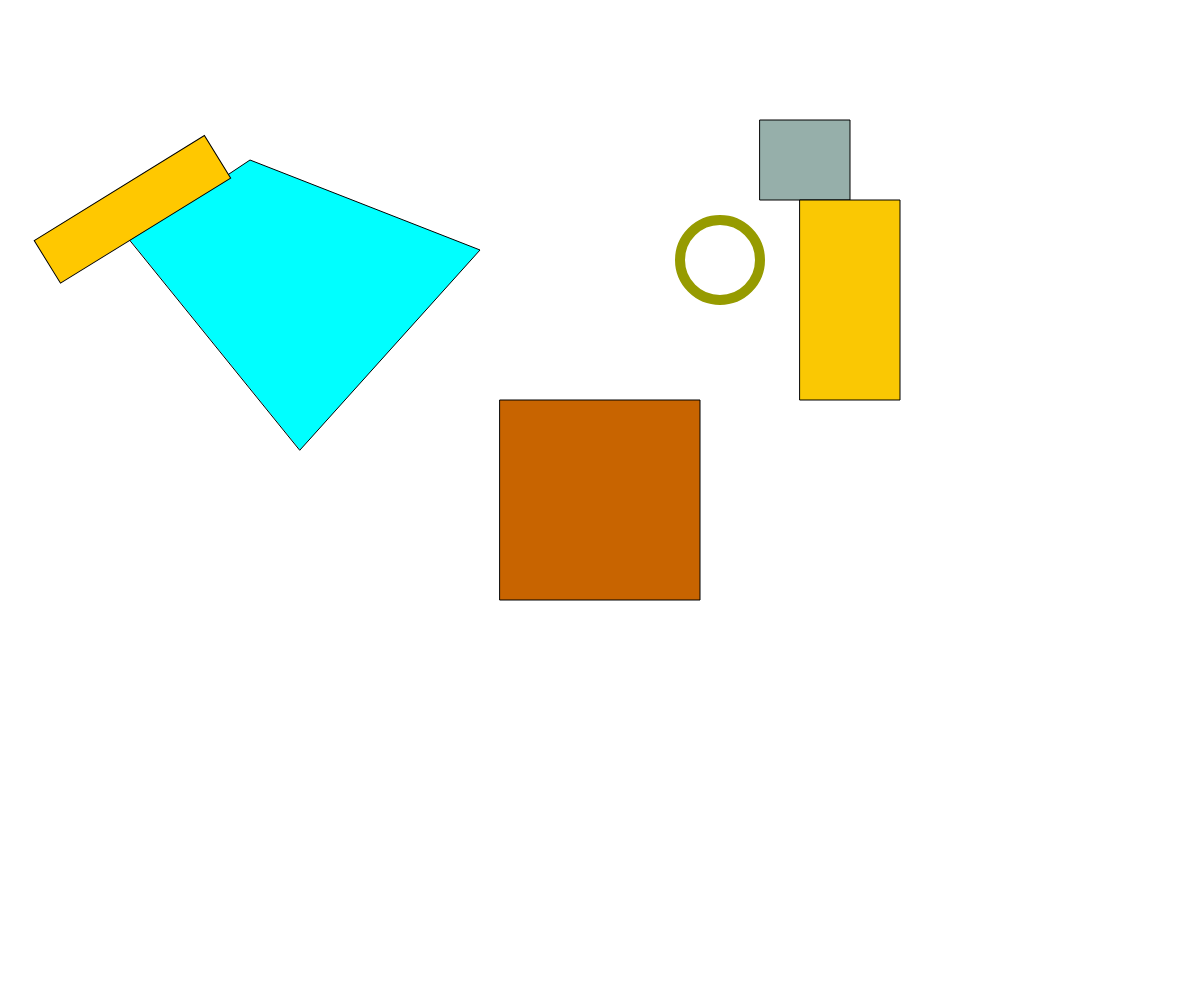
Frame 1 (no input)
Frame 60 (no input): identical to frame 1, image omitted
Frame 120 (the mouse pressed at the canvas centre since frame 60): identical to frame 1, image omitted

The p5.js sketch that drew this single still picture (run headless with seeded random() and noise() and a simulated clock; from frame 60 on, the mouse is pressed at the canvas centre):

// p5.js sketch
// ── sketch.js
function setup() {
  createCanvas(windowWidth, windowHeight);

  push();
  stroke(150, 155, 0);
  strokeWeight(10);
  ellipse(720, 260, 80);
  pop();

  fill(0, 255, 255);
  quad(130, 240, 250, 160, 480, 250, 300, 450);

  push();
  translate(300, 100); 
  rotate(45);
  fill(300, 200, 0);
  rect(-20, 100, 50, 200);
  pop();

  fill(200, 100, 0); 
  rect(500, 400, 200);
  fill(150, 175, 170);
  rect(760, 120, 90, 80);
  fill(250, 200, 3);
  rect(800, 200, 100, 200);
}

function draw() {
}
